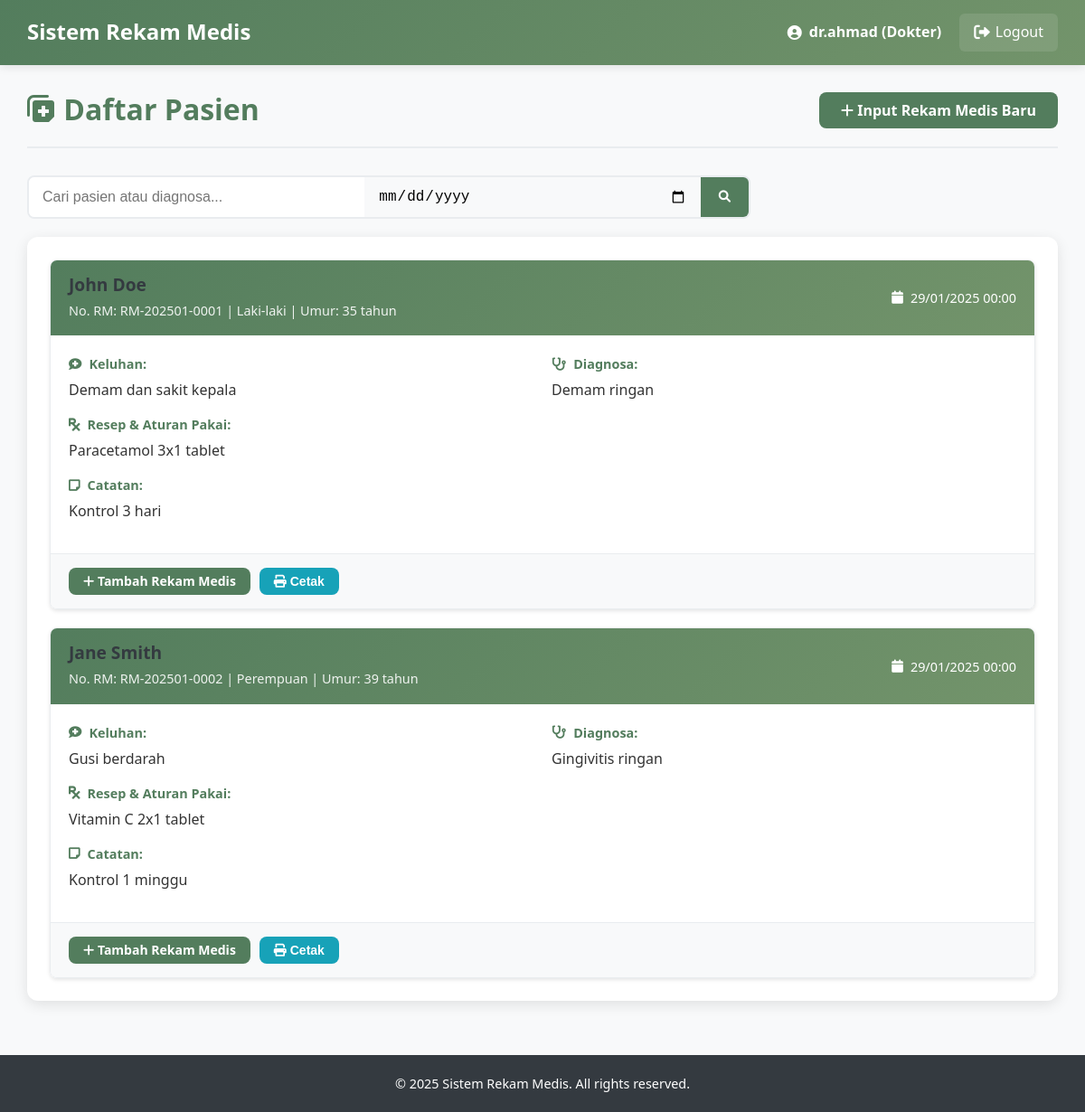
Page /medis_trysthan-main/Trys_Proj/doctor/medical_records.php (signed in) on the committed database.
### tables this page shows
CREATE TABLE `rekam_medis` (
  `id_rekam_medis` int(11) NOT NULL,
  `id_kunjungan` int(11) DEFAULT NULL,
  `id_dokter` int(11) NOT NULL,
  `tgl_kunjungan` date DEFAULT NULL,
  `no_rm` varchar(20) DEFAULT NULL,
  `id_tindakan` int(11) DEFAULT NULL,
  `id_obat` int(11) DEFAULT NULL,
  `id_user` int(11) DEFAULT NULL,
  `id_pasien` int(11) DEFAULT NULL,
  `tgl_rekam_medis` date NOT NULL DEFAULT curdate(),
  `diagnosa` text DEFAULT NULL,
  `tindakan_resep` text DEFAULT NULL,
  `petugas_medis` varchar(255) DEFAULT NULL,
  `resep` text DEFAULT NULL,
  `keluhan` text DEFAULT NULL,
  `tgl_pemeriksaan` date DEFAULT NULL,
  `ket` text DEFAULT NULL,
  `created_at` timestamp NOT NULL DEFAULT current_timestamp(),
  `updated_at` timestamp NOT NULL DEFAULT current_timestamp() ON UPDATE current_timestamp(),
  `biaya` decimal(10,2) DEFAULT 0.00,
  `tindakan` varchar(255) DEFAULT NULL,
  `keterangan` text DEFAULT NULL
);

CREATE TABLE `pasien` (
  `id_pasien` int(11) NOT NULL,
  `no_rm` varchar(20) NOT NULL,
  `nm_pasien` varchar(100) NOT NULL,
  `tgl_lhr` date DEFAULT NULL,
  `alamat` text DEFAULT NULL,
  `telepon` varchar(15) DEFAULT NULL,
  `no_hp` varchar(15) DEFAULT NULL,
  `jenis_kelamin` enum('L','P') DEFAULT NULL,
  `nm_kk` varchar(100) DEFAULT NULL,
  `hub_kel` varchar(50) DEFAULT NULL,
  `id_user` int(11) DEFAULT NULL,
  `created_at` timestamp NOT NULL DEFAULT current_timestamp(),
  `updated_at` timestamp NOT NULL DEFAULT current_timestamp() ON UPDATE current_timestamp()
);

### medis_trysthan-main/Trys_Proj/doctor/medical_records.php (the view, shortened to what this page needs)
<?php
include '../config/database.php';
$page_title = "Daftar Pasien";
$search = '';
$search_condition = '';
$page = isset($_GET['page']) ? (int)$_GET['page'] : 1;
$limit = 10;
$offset = ($page - 1) * $limit;
$sql = "SELECT rm.*, p.nm_pasien, p.no_rm, p.jenis_kelamin, p.tgl_lhr,
               t.nm_tindakan, o.nm_obat, pol.nm_poli
        FROM rekam_medis rm
        JOIN pasien p ON rm.id_pasien = p.id_pasien
        JOIN dokter d ON rm.id_user = d.id_user
        LEFT JOIN tindakan t ON rm.id_tindakan = t.id_tindakan
        LEFT JOIN obat o ON rm.id_obat = o.id_obat
        LEFT JOIN poliklinik pol ON d.id_poli = pol.id_poli
        $search_condition
        ORDER BY rm.tgl_pemeriksaan DESC
        LIMIT $offset, $limit";
$result = $conn->query($sql);
?>
<!DOCTYPE html>
<html lang="en">
<head>
    <link rel="stylesheet" href="../css/style.css">
    <link rel="stylesheet" href="https://cdnjs.cloudflare.com/ajax/libs/font-awesome/6.0.0-beta3/css/all.min.css">
</head>
<body>
    <?php include '../includes/header.php'; ?>
        <div class="content">
            <div class="content-header">
                <h2><i class="fas fa-notes-medical"></i> <?php echo $page_title; ?></h2>
                <a href="../rekam_medis_form.php" class="btn btn-primary">
                    <i class="fas fa-plus"></i> Input Rekam Medis Baru
                </a>
            </div>
            <div class="search-filter">
                <form method="GET" action="" class="search-form">
                    <div class="search-input">
                        <input type="text" name="search" placeholder="Cari pasien atau diagnosa..." value="<?php echo htmlspecialchars($search); ?>">
                        <input type="date" name="date_filter" value="<?php echo htmlspecialchars($date_filter); ?>" class="date-filter">
                        <button type="submit" class="search-button">
                            <i class="fas fa-search"></i>
                        </button>
                    </div>
                </form>
            </div>
            <div class="card">
                <div class="card-body">
                    <?php if ($result->num_rows > 0): ?>
                    <div class="medical-records-list">
                        <?php while ($record = $result->fetch_assoc()): ?>
                        <div class="record-card">
                            <div class="record-header">
                                <div class="patient-info">
                                    <h4><?php echo $record['nm_pasien']; ?></h4>
                                    <span class="patient-details">
                                        No. RM: <?php echo $record['no_rm']; ?> |
                                        <?php echo $record['jenis_kelamin'] == 'L' ? 'Laki-laki' : 'Perempuan'; ?> |
                                        Umur: <?php echo date_diff(date_create($record['tgl_lhr']), date_create('today'))->y; ?> tahun
                                    </span>
                                </div>
                                <div class="record-date">
                                    <i class="fas fa-calendar"></i>
                                    <?php echo date('d/m/Y H:i', strtotime($record['tgl_pemeriksaan'])); ?>
                                </div>
                            </div>
                            <div class="record-content">
                                <div class="record-row">
                                    <div class="record-item">
                                        <label><i class="fas fa-comment-medical"></i> Keluhan:</label>
                                        <p><?php echo nl2br($record['keluhan']); ?></p>
                                    </div>
                                    <div class="record-item">
                                        <label><i class="fas fa-stethoscope"></i> Diagnosa:</label>
                                        <p><?php echo nl2br($record['diagnosa']); ?></p>
                                    </div>
                                </div>
                                <?php if ($record['resep']): ?>
                                <div class="record-item full-width">
                                    <label><i class="fas fa-prescription"></i> Resep & Aturan Pakai:</label>
                                    <p><?php echo nl2br($record['resep']); ?></p>
                                </div>
                                <?php endif; ?>
                                <?php if ($record['ket']): ?>
                                <div class="record-item full-width">
                                    <label><i class="fas fa-sticky-note"></i> Catatan:</label>
                                    <p><?php echo nl2br($record['ket']); ?></p>
                                </div>
                                <?php endif; ?>
                            </div>
                            <div class="record-actions">
                                <a href="../rekam_medis_form.php?id=<?php echo $record['id_pasien']; ?>" class="btn btn-sm btn-primary">
                                    <i class="fas fa-plus"></i> Tambah Rekam Medis
                                </a>
                                <button class="btn btn-sm btn-info" onclick="printRecord(<?php echo $record['id_rekam_medis']; ?>)">
                                    <i class="fas fa-print"></i> Cetak
                                </button>
                            </div>
                        </div>
                        <?php endwhile; ?>
                    </div>
                    <?php endif; ?>
                </div>
            </div>
        </div>
    <?php include '../includes/footer.php'; ?>
</body>
</html>

### medis_trysthan-main/Trys_Proj/css/style.css (style rules this page uses)
* { margin: 0; padding: 0; box-sizing: border-box; }
body { font-family: "Segoe UI", Tahoma, Geneva, Verdana, sans-serif; line-height: 1.6; color: #333; background-color: #f8f9fa; }
:root { --primary-color: #537d5d; --primary-dark: #3e5e45; --primary-light: #6a9975; --secondary-color: #73946b; --secondary-dark: #5a7553; --secondary-light: #8bac83; --accent-color: #9ebc8a; --accent-dark: #85a371; --accent-light: #b7d5a3; --light-color: #d2d0a0; --light-dark: #b9b787; --light-light: #ebe9b9; --white: #ffffff; --off-white: #f9f9f9; --gray-light: #f8f9fa; --gray-medium: #6c757d; --gray-dark: #343a40; --success: #28a745; --success-dark: #1e7e34; --danger: #dc3545; --danger-dark: #bd2130; --warning: #ffc107; --warning-dark: #d39e00; --info: #17a2b8; --info-dark: #117a8b; }
h1, h2, h3, h4, h5, h6 { font-weight: 700; line-height: 1.2; margin-bottom: 0.5em; color: var(--gray-dark); }
h2 { font-size: 2rem; }
h4 { font-size: 1.5rem; }
p { margin-bottom: 1rem; }
a { color: var(--primary-color); text-decoration: none; transition: color 0.3s ease; }
.btn { display: inline-block; padding: 12px 24px; border: none; border-radius: 8px; font-size: 1rem; font-weight: 600; text-decoration: none; text-align: center; cursor: pointer; transition: all 0.3s ease; line-height: 1; position: relative; overflow: hidden; }
.btn::after { content: ""; position: absolute; top: 50%; left: 50%; width: 5px; height: 5px; background: rgba(255, 255, 255, 0.5); opacity: 0; border-radius: 100%; transform: scale(1, 1) translate(-50%); transform-origin: 50% 50%; }
.btn-primary { background-color: var(--primary-color); color: var(--white); }
.btn-info { background-color: var(--info); color: var(--white); }
.btn-sm { padding: 8px 16px; font-size: 0.875rem; }
.content { flex: 1; padding: 30px; background-color: var(--gray-light); min-height: calc(100vh - 70px); }
.content-header { display: flex; justify-content: space-between; align-items: center; margin-bottom: 30px; padding-bottom: 20px; border-bottom: 2px solid #e9ecef; }
.content-header h2 { color: var(--primary-color); font-size: 2rem; font-weight: 700; margin: 0; }
.card { background: var(--white); border-radius: 12px; box-shadow: 0 4px 15px rgba(0, 0, 0, 0.1); margin-bottom: 30px; overflow: hidden; transition: transform 0.3s ease, box-shadow 0.3s ease; }
.card-body { padding: 25px; }

### medis_trysthan-main/Trys_Proj/doctor/medical_records.php (style rules this page uses)
.search-filter { margin-bottom: 20px; }
.search-form { max-width: 800px; }
.search-input { display: flex; border: 2px solid #e9ecef; border-radius: 8px; overflow: hidden; }
.search-input input { flex: 1; padding: 12px 15px; border: none; outline: none; font-size: 1rem; }
.date-filter { border-left: 1px solid #e9ecef; background-color: #f8f9fa; }
.search-button { background-color: #537D5D; color: white; border: none; padding: 0 20px; cursor: pointer; transition: background-color 0.3s; }
.medical-records-list { display: flex; flex-direction: column; gap: 20px; }
.record-card { border: 1px solid #e9ecef; border-radius: 8px; overflow: hidden; box-shadow: 0 2px 4px rgba(0,0,0,0.1); }
.record-header { background: linear-gradient(135deg, #537D5D, #73946B); color: white; padding: 15px 20px; display: flex; justify-content: space-between; align-items: center; }
.patient-info h4 { margin: 0 0 5px 0; font-size: 1.2rem; }
.patient-details { font-size: 0.9rem; opacity: 0.9; }
.record-date { display: flex; align-items: center; gap: 8px; font-size: 0.9rem; }
.record-content { padding: 20px; }
.record-row { display: flex; gap: 20px; margin-bottom: 15px; }
.record-item { flex: 1; }
.record-item.full-width { width: 100%; margin-bottom: 15px; }
.record-item label { display: flex; align-items: center; gap: 8px; font-weight: 600; color: #537D5D; margin-bottom: 5px; font-size: 0.9rem; }
.record-item p { margin: 0; line-height: 1.5; color: #333; }
.record-actions { padding: 15px 20px; background-color: #f8f9fa; border-top: 1px solid #e9ecef; display: flex; gap: 10px; }

### rows in the picture
rekam_medis: id_pasien.nm_pasien "John Doe", id_pasien.no_rm "RM-202501-0001", shows "Laki-laki", id_pasien.tgl_lhr "35", tgl_pemeriksaan "29/01/2025 00:00", keluhan "Demam dan sakit kepala", diagnosa "Demam ringan", resep "Paracetamol 3x1 tablet", ket "Kontrol 3 hari"
rekam_medis: id_pasien.nm_pasien "Jane Smith", id_pasien.no_rm "RM-202501-0002", shows "Perempuan", id_pasien.tgl_lhr "39", tgl_pemeriksaan "29/01/2025 00:00", keluhan "Gusi berdarah", diagnosa "Gingivitis ringan", resep "Vitamin C 2x1 tablet", ket "Kontrol 1 minggu"

### other values in the picture
$_SESSION['username'] "dr.ahmad"
$_SESSION['role'] "Dokter"
$page_title "Daftar Pasien"
